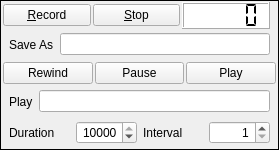
<?xml version="1.0" encoding="UTF-8"?>
<ui version="4.0">
 <class>QDVRWidget</class>
 <widget class="QFrame" name="QDVRWidget">
  <property name="geometry">
   <rect>
    <x>0</x>
    <y>0</y>
    <width>279</width>
    <height>150</height>
   </rect>
  </property>
  <property name="minimumSize">
   <size>
    <width>275</width>
    <height>120</height>
   </size>
  </property>
  <property name="font">
   <font>
    <family>Arial</family>
   </font>
  </property>
  <property name="windowTitle">
   <string>QDVRWidget</string>
  </property>
  <property name="statusTip">
   <string>Video Recorder</string>
  </property>
  <property name="frameShape">
   <enum>QFrame::Box</enum>
  </property>
  <layout class="QVBoxLayout" name="verticalLayout">
   <property name="spacing">
    <number>2</number>
   </property>
   <property name="leftMargin">
    <number>2</number>
   </property>
   <property name="topMargin">
    <number>1</number>
   </property>
   <property name="rightMargin">
    <number>2</number>
   </property>
   <property name="bottomMargin">
    <number>1</number>
   </property>
   <item>
    <widget class="QWidget" name="widgetRecord" native="true">
     <layout class="QHBoxLayout" name="horizontalLayout_2">
      <property name="spacing">
       <number>2</number>
      </property>
      <property name="leftMargin">
       <number>0</number>
      </property>
      <property name="topMargin">
       <number>0</number>
      </property>
      <property name="rightMargin">
       <number>6</number>
      </property>
      <property name="bottomMargin">
       <number>0</number>
      </property>
      <item>
       <widget class="QPushButton" name="recordButton">
        <property name="statusTip">
         <string>Record video</string>
        </property>
        <property name="text">
         <string>&amp;Record</string>
        </property>
        <property name="icon">
         <iconset resource="icons.qrc">
          <normaloff>:/icons/icons/media-record.svg</normaloff>:/icons/icons/media-record.svg</iconset>
        </property>
        <property name="shortcut">
         <string>R</string>
        </property>
       </widget>
      </item>
      <item>
       <widget class="QPushButton" name="stopButton">
        <property name="statusTip">
         <string>Stop recording</string>
        </property>
        <property name="text">
         <string>&amp;Stop</string>
        </property>
        <property name="icon">
         <iconset resource="icons.qrc">
          <normaloff>:/icons/icons/media-playback-stop.svg</normaloff>:/icons/icons/media-playback-stop.svg</iconset>
        </property>
        <property name="shortcut">
         <string>S</string>
        </property>
       </widget>
      </item>
      <item>
       <widget class="QLCDNumber" name="frameNumber">
        <property name="autoFillBackground">
         <bool>false</bool>
        </property>
        <property name="styleSheet">
         <string notr="true">QLCDNumber{
    color: rgb(0, 0, 0);    
    background-color: rgb(255, 255, 255);
}</string>
        </property>
        <property name="segmentStyle">
         <enum>QLCDNumber::Flat</enum>
        </property>
       </widget>
      </item>
     </layout>
    </widget>
   </item>
   <item>
    <widget class="QWidget" name="widgetSaveFile" native="true">
     <layout class="QHBoxLayout" name="horizontalLayout_3">
      <property name="spacing">
       <number>6</number>
      </property>
      <property name="leftMargin">
       <number>6</number>
      </property>
      <property name="topMargin">
       <number>0</number>
      </property>
      <property name="rightMargin">
       <number>6</number>
      </property>
      <property name="bottomMargin">
       <number>0</number>
      </property>
      <item>
       <widget class="QLabel" name="saveLabel">
        <property name="text">
         <string>Save As</string>
        </property>
        <property name="buddy">
         <cstring>saveEdit</cstring>
        </property>
       </widget>
      </item>
      <item>
       <widget class="QLineEdit" name="saveEdit">
        <property name="statusTip">
         <string>Video file name</string>
        </property>
        <property name="readOnly">
         <bool>true</bool>
        </property>
       </widget>
      </item>
     </layout>
    </widget>
   </item>
   <item>
    <widget class="QWidget" name="widgetPlay" native="true">
     <layout class="QHBoxLayout" name="horizontalLayout_4">
      <property name="spacing">
       <number>2</number>
      </property>
      <property name="leftMargin">
       <number>0</number>
      </property>
      <property name="topMargin">
       <number>1</number>
      </property>
      <property name="rightMargin">
       <number>0</number>
      </property>
      <property name="bottomMargin">
       <number>1</number>
      </property>
      <item>
       <widget class="QPushButton" name="rewindButton">
        <property name="statusTip">
         <string>Rewind video file</string>
        </property>
        <property name="text">
         <string>Rewind</string>
        </property>
        <property name="icon">
         <iconset resource="icons.qrc">
          <normaloff>:/icons/icons/media-skip-backward.svg</normaloff>:/icons/icons/media-skip-backward.svg</iconset>
        </property>
       </widget>
      </item>
      <item>
       <widget class="QPushButton" name="pauseButton">
        <property name="statusTip">
         <string>Pause video playback</string>
        </property>
        <property name="text">
         <string>Pause</string>
        </property>
        <property name="icon">
         <iconset resource="icons.qrc">
          <normaloff>:/icons/icons/media-playback-pause.svg</normaloff>:/icons/icons/media-playback-pause.svg</iconset>
        </property>
       </widget>
      </item>
      <item>
       <widget class="QPushButton" name="playButton">
        <property name="statusTip">
         <string>Play video file</string>
        </property>
        <property name="text">
         <string>Play</string>
        </property>
        <property name="icon">
         <iconset resource="icons.qrc">
          <normaloff>:/icons/icons/media-playback-start.svg</normaloff>:/icons/icons/media-playback-start.svg</iconset>
        </property>
       </widget>
      </item>
     </layout>
    </widget>
   </item>
   <item>
    <widget class="QWidget" name="widgetPlayFile" native="true">
     <layout class="QHBoxLayout" name="horizontalLayout_5">
      <property name="spacing">
       <number>6</number>
      </property>
      <property name="leftMargin">
       <number>6</number>
      </property>
      <property name="topMargin">
       <number>0</number>
      </property>
      <property name="rightMargin">
       <number>6</number>
      </property>
      <property name="bottomMargin">
       <number>0</number>
      </property>
      <item>
       <widget class="QLabel" name="labelPlayFile">
        <property name="text">
         <string>Play</string>
        </property>
        <property name="buddy">
         <cstring>playEdit</cstring>
        </property>
       </widget>
      </item>
      <item>
       <widget class="QLineEdit" name="playEdit">
        <property name="statusTip">
         <string>Video file</string>
        </property>
        <property name="readOnly">
         <bool>true</bool>
        </property>
       </widget>
      </item>
     </layout>
    </widget>
   </item>
   <item>
    <widget class="QWidget" name="widgetFrames" native="true">
     <layout class="QHBoxLayout" name="horizontalLayout">
      <property name="spacing">
       <number>6</number>
      </property>
      <property name="leftMargin">
       <number>6</number>
      </property>
      <property name="topMargin">
       <number>4</number>
      </property>
      <property name="rightMargin">
       <number>6</number>
      </property>
      <property name="bottomMargin">
       <number>4</number>
      </property>
      <item>
       <widget class="QLabel" name="labelNFrames">
        <property name="text">
         <string>Duration</string>
        </property>
        <property name="buddy">
         <cstring>nframes</cstring>
        </property>
       </widget>
      </item>
      <item>
       <widget class="QSpinBox" name="nframes">
        <property name="toolTip">
         <string>number of frames to record</string>
        </property>
        <property name="alignment">
         <set>Qt::AlignRight|Qt::AlignTrailing|Qt::AlignVCenter</set>
        </property>
        <property name="minimum">
         <number>10</number>
        </property>
        <property name="maximum">
         <number>10000</number>
        </property>
        <property name="singleStep">
         <number>10</number>
        </property>
        <property name="value">
         <number>10000</number>
        </property>
       </widget>
      </item>
      <item>
       <widget class="QLabel" name="labelInterval">
        <property name="text">
         <string>Interval</string>
        </property>
        <property name="buddy">
         <cstring>nskip</cstring>
        </property>
       </widget>
      </item>
      <item>
       <widget class="QSpinBox" name="nskip">
        <property name="toolTip">
         <string>number of frames to skip</string>
        </property>
        <property name="alignment">
         <set>Qt::AlignRight|Qt::AlignTrailing|Qt::AlignVCenter</set>
        </property>
        <property name="minimum">
         <number>1</number>
        </property>
       </widget>
      </item>
     </layout>
    </widget>
   </item>
  </layout>
 </widget>
 <resources>
  <include location="icons.qrc"/>
 </resources>
 <connections/>
</ui>
